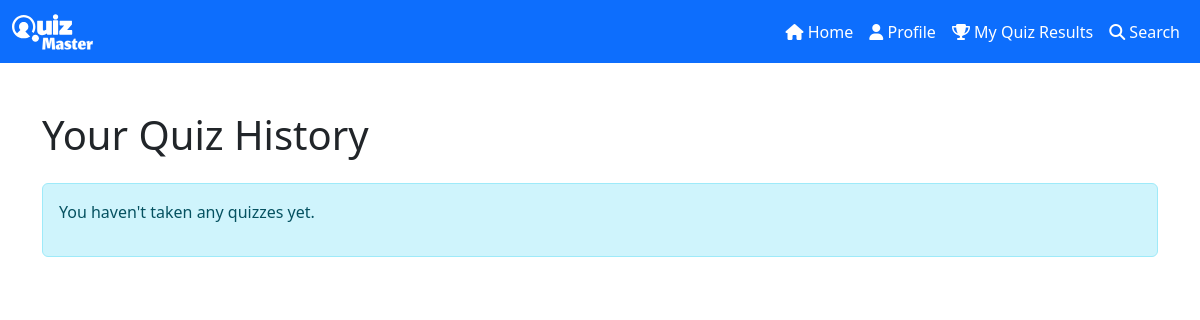
The app's page /quiz_results (signed in), older data.
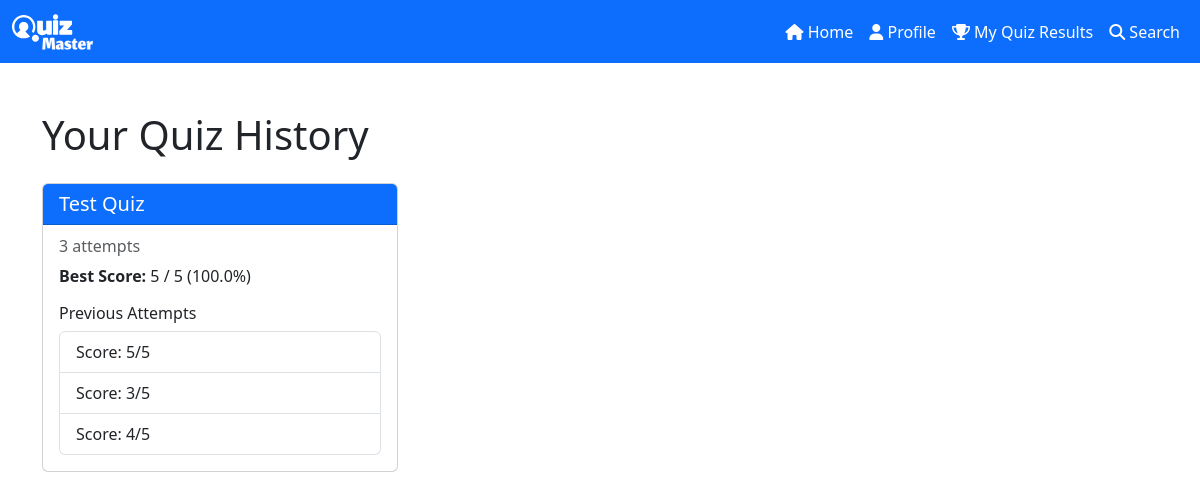
The same page, newer data.
### models.py (models this page shows)
class Quiz(db.Model):
    id = db.Column(db.Integer, primary_key=True, autoincrement=True)
    chapter_id = db.Column(db.Integer, db.ForeignKey("chapter.id"), nullable=False)
    name = db.Column(db.String(80), unique=True, nullable=False)
    description = db.Column(db.String(120), default="Not available")
    included_questions = db.relationship("Question", backref="quiz", lazy=True)
    quiz_schedule_date = db.Column(db.DateTime, nullable=False)
    quiz_duration = db.Column(db.Integer, nullable=False)

### routes.py (the view)
    @app.route("/quiz_results", methods=["GET"])
    @auth_required
    def quiz_results():
        user_id = session.get("user_id")
        scores = Score.query.filter_by(user_id=user_id).all()
        quiz_results = {}
        for score in scores:
            quiz = Quiz.query.get(score.quiz_id)
            if quiz:
                if quiz.id not in quiz_results:
                    quiz_results[quiz.id] = {
                        "quiz_name": quiz.name,
                        "attempts": 0,
                        "highest_score": 0,
                        "scores": [],
                    }
                quiz_results[quiz.id]["attempts"] += 1
                quiz_results[quiz.id]["highest_score"] = max(
                    quiz_results[quiz.id]["highest_score"], score.score
                )
                quiz_results[quiz.id]["scores"].append(
                    {
                        "score": score.score,
                        "total": len(quiz.included_questions),
                        "percentage": (score.score / len(quiz.included_questions) * 100)
                        if len(quiz.included_questions) > 0
                        else 0,
                        "date": score.id,  # Use this as a timestamp proxy since Score doesn't have a timestamp field
                    }
                )
        if "quiz_responses" in session:
            session.pop("quiz_responses")
        return render_template(
            "user_dashboard/quiz_results.html", quiz_results=quiz_results
        )

### templates/user_dashboard/quiz_results.html (shortened to what this page needs)
{% extends 'base.html' %}
{% block content %}
<div class="container mt-5">
  <h1 class="mb-4">Your Quiz History</h1>
  {% if quiz_results %}
    <div class="row row-cols-1 row-cols-md-3 g-4">
      {% for quiz_id, data in quiz_results.items() %}
        <div class="col">
          <div class="card h-100">
            <div class="card-header bg-primary text-white">
              <h5 class="card-title mb-0">{{ data.quiz_name }}</h5>
            </div>
            <div class="card-body">
              <h6 class="card-subtitle mb-2 text-muted">
                {{ data.attempts }} attempt{{ 's' if data.attempts != 1 else '' }}
              </h6>
              <p class="card-text">
                <strong>Best Score:</strong> {{ data.highest_score }} /
                {{ data.scores[0].total }} ({{ "%.1f"|format(data.highest_score / data.scores[0].total * 100) }}%)
              </p>
              <h6>Previous Attempts</h6>
              <ul class="list-group">
                {% for score_data in data.scores %}
                  <li class="list-group-item d-flex justify-content-between align-items-center">
                    Score: {{ score_data.score }}/{{ score_data.total }}
                  </li>
                {% endfor %}
              </ul>
            </div>
          </div>
        </div>
      {% endfor %}
    </div>
  {% else %}
    <div class="alert alert-info">
      <p>You haven't taken any quizzes yet.</p>
    </div>
  {% endif %}
</div>
{% endblock %}

Row changes from the older to the newer data that the page shows:
now on this page (row edited): Quiz: quiz_name "Test Quiz"
Text that changed along with them:
new list line: "3 attempt s Best Score: 5 / 5 ( 100.0 %) Previous Attempts Score: 5 / 5 Score: 3 / 5 Score: 4 / 5"
text no longer shown: "You haven't taken any quizzes yet."
